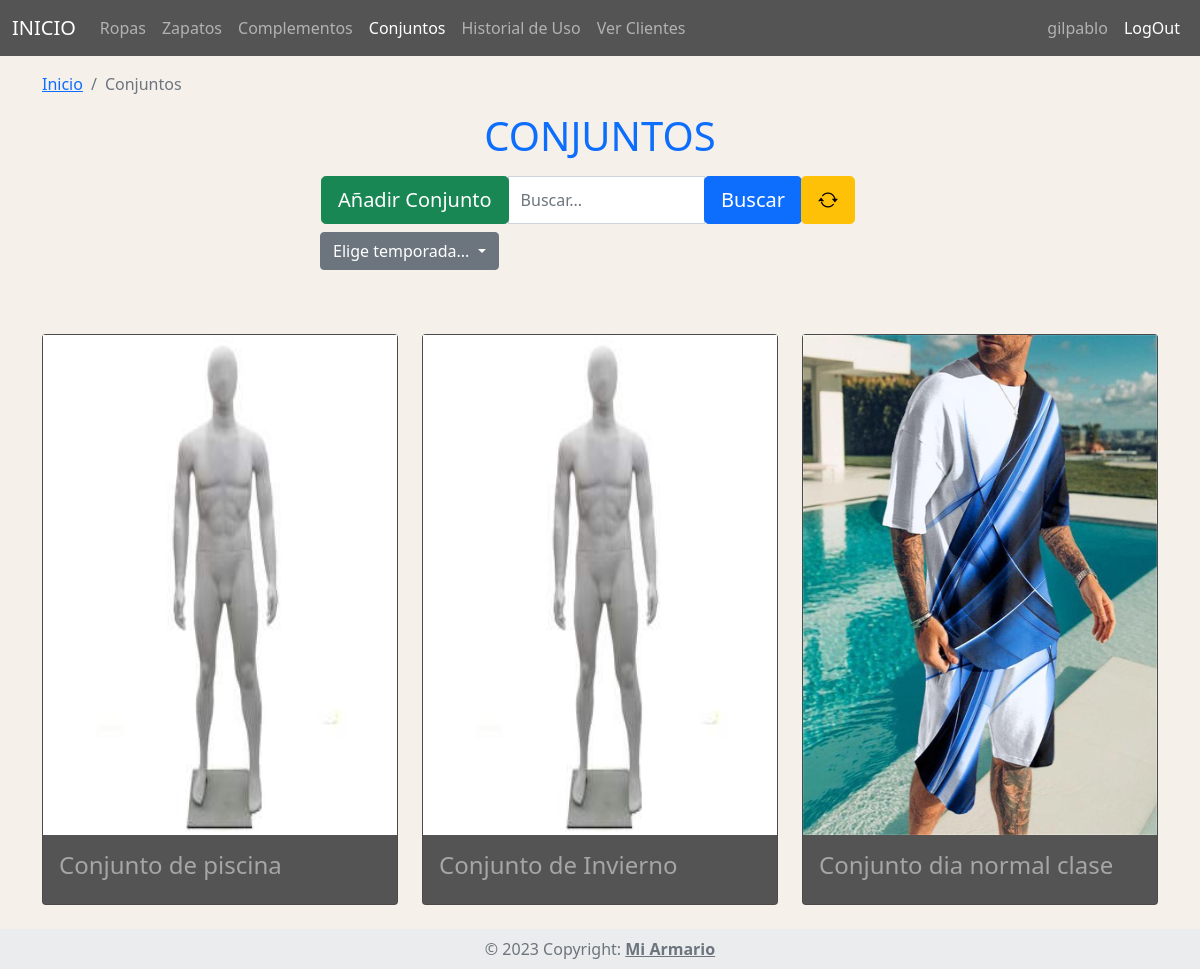
Page /miArmario/conjunto (signed in) on the committed database.
### tables this page shows
CREATE TABLE `conjunto` (
  `id` int(11) NOT NULL,
  `nombre` varchar(100) NOT NULL,
  `descripcion` varchar(500) DEFAULT NULL,
  `fecha_creacion` date NOT NULL,
  `imagen_conjunto` varchar(100) DEFAULT NULL,
  `id_usuario` int(11) NOT NULL
);

### miArmario/App/librerias/Core.php (called while the page is built, shortened)
<?php
class Core{
    protected $metodoActual = 'index';
    public function __construct(){
        $url = $this->getUrl();
        if(isset($url[0])){
			if(file_exists('../App/controladores/'.ucwords($url[0]).'.php')){
				unset($url[0]);
			}
		}
		$this->controladorActual = new $this->controladorActual;
		$this->parametros = $url ? array_values($url) : [];
		call_user_func_array([$this->controladorActual,$this->metodoActual], $this->parametros);
    }
    public function getUrl(){
        if(isset($_GET['url'])){
            $url = ltrim($_GET['url'],'/');
            $url = filter_var($url,FILTER_SANITIZE_URL);
            $url = explode('/',$url);
            return $url;
        }
    }
}

### miArmario/public/index.php (called while the page is built, shortened)
<?php
$iniciar = new Core;

### miArmario/App/librerias/Base.php (called while the page is built, shortened)
<?php
    class Base {
        private $host = DB_HOST;
        private $usuario = DB_USUARIO;
        private $password = DB_PASSWORD;
        private $nombre_base = DB_NOMBRE;
        private $charset = 'utf8mb4';
        private $dbh;
        private $stmt;
        public function __construct(){
            $dsn = "mysql:host=$this->host;dbname=$this->nombre_base;charset=$this->charset";
            $opciones = array(
                PDO::ATTR_PERSISTENT => true,
                PDO::ATTR_ERRMODE => PDO::ERRMODE_EXCEPTION
            );
            try {
                $this->dbh = new PDO($dsn, $this->usuario, $this->password, $opciones);
            } catch (PDOException $e) {
                $this->error = $e->getMessage();
                echo $this->error;
            }
        }
        public function query($sql){
            $this->stmt = $this->dbh->prepare($sql);
        }
        public function bind($parametro,$valor,$tipo = null){
            if (is_null($tipo)) {
                switch (true) {
                    case is_int($valor):
                        $tipo = PDO::PARAM_INT;
                        break;
                }
            }
            $this->stmt->bindValue($parametro,$valor,$tipo);
        }
        public function execute(){
            return $this->stmt->execute();
        }
        public function registros(){
            $this->execute();
            return $this->stmt->fetchAll(PDO::FETCH_OBJ);
        }
    }

### miArmario/App/modelos/ConjuntoModelo.php (called while the page is built, shortened)
<?php
class ConjuntoModelo {
    private $db;
    public function __construct(){
        $this->db = new Base;
    }
    public function getConjuntos($id_usuario){
        $this->db->query("SELECT * FROM conjunto WHERE id_usuario = :id_usuario;");
        $this->db->bind(':id_usuario',$id_usuario);
        return $this->db->registros();
    }
    public function getTemporadas(){
        $this->db->query("SELECT * FROM temporada;");
        return $this->db->registros();
    }
}

### miArmario/App/vistas/conjuntos/index.php (the view, shortened to what this page needs)
<?php require_once RUTA_APP.'/vistas/inc/header.php' ?>
<div class="container">
    <nav aria-label="breadcrumb">
        <ol class="breadcrumb">
            <li class="breadcrumb-item"><a href="<?php echo RUTA_URL ?>">Inicio</a></li>
            <li class="breadcrumb-item active" aria-current="page">Conjuntos</li>
        </ol>
    </nav>
    <div class="row">
        <div class="col-12">
            <h1 class="mb-3 text-primary text-center">CONJUNTOS</h1>
        </div>
        <div class="row justify-content-center">
            <div class="col-lg-6">
                <form class="input-group" method="GET" action="">
                    <div class="input-group pb-2">
                        <div class="input-group-prepend">
                            <a href="<?php echo RUTA_URL ?>/conjunto/add_conjunto" class="btn btn-success btn-lg" type="button">Añadir Conjunto</a>
                        </div>
                        <input type="text" class="form-control" id="busqueda" name="busqueda" placeholder="Buscar...">
                        <div class="input-group-append">
                            <button class="btn btn-primary btn-lg" type="submit" >Buscar</button>
                        </div>
                        <div class="input-group-append">
                            <a href="<?php echo RUTA_URL ?>/conjunto" class="btn btn-warning btn-lg" ><i class="bi bi-arrow-repeat"></i></a>
                        </div>
                    </div>
                    <div class="form-group">
                        <div class="dropdown">
                            <button class="btn btn-secondary dropdown-toggle" type="button" id="dropTemp" data-toggle="dropdown" aria-haspopup="true" aria-expanded="false">
                                Elige temporada...
                            </button>
                        </div>
                    </div>
                </form>
            </div>
        </div>
        <?php
        $totalElementos = count($datos['conjuntosPrenda']);
        $elementosPorPagina = 3;
        $paginaActual = isset($_GET['pagina']) ? $_GET['pagina'] : 1;
        $indiceInicial = ($paginaActual - 1) * $elementosPorPagina;
        $indiceFinal = $indiceInicial + $elementosPorPagina - 1;
        for ($i = $indiceInicial; $i <= $indiceFinal && $i < $totalElementos; $i++) {
            $conjuntosPrenda = $datos['conjuntosPrenda'][$i]; ?>
            <div class="col-12 col-md-6 col-lg-4 pt-5">
                <a href="<?php echo RUTA_URL ?>/conjunto/ver_conjunto/<?php echo $conjuntosPrenda->id ?>" style="text-decoration: none;">
                    <div class="card my-3" style="background-color: #545454;">
                        <?php if (!empty($conjuntosPrenda->imagen_conjunto)) : ?>
                            <img id="imgPrendas" style="height: 500px;" src="<?php echo RUTA_URL?>/img_conjuntos/<?php echo $conjuntosPrenda->id.$conjuntosPrenda->imagen_conjunto ?>.png" class="card-image-top" alt="thumbnail">
                        <?php else : ?>
                            <img id="imgPrendas" style="height: 500px;" src="<?php echo RUTA_URL?>/img_conjuntos/maniqui_conjutos.png" class="card-image-top" alt="thumbnail">
                        <?php endif ?>
                        <div class="card-body">
                            <h4 class="card-title" style="color: #A6A6A6;"><?php echo $conjuntosPrenda->nombre ?></h4>
                        </div>
                    </div>
                </a>
            </div>
        <?php } ?>
    </div>
</div>
<?php require_once RUTA_APP.'/vistas/inc/footer.php' ?>

### miArmario/public/css/estilos.css (style rules this page uses)
body { background-repeat: no-repeat; background-size: cover; }

### rows in the picture
conjunto: nombre "Conjunto de piscina"
conjunto: nombre "Conjunto de Invierno"
conjunto: imagen_conjunto (picture), nombre "Conjunto dia normal clase"

### other values in the picture
$datos['usuarioSesion']->username "gilpablo"
